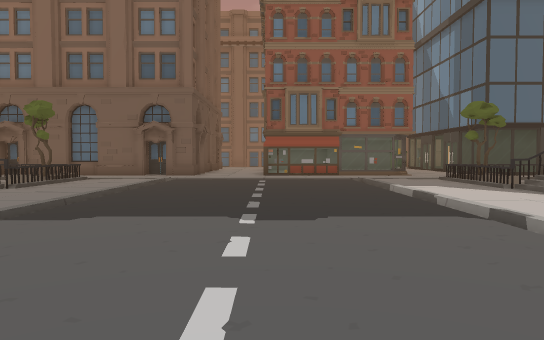
view 1 (above)

24 first-person views from a walk through a 3-D level made in the Unity game engine. The camera is 1.3 m above the floor, tilts 2° down and sees 70° across. The floor is counted in squares, 2 m on a side. Each view is taken from the middle of a square. On the plan, view 1 faces up. The plan holds only what a view shows up to about 11 squares ahead; the rest is blank. The place goes on beyond the plan. The player is left out. Some animated figures are not drawn.

view 2
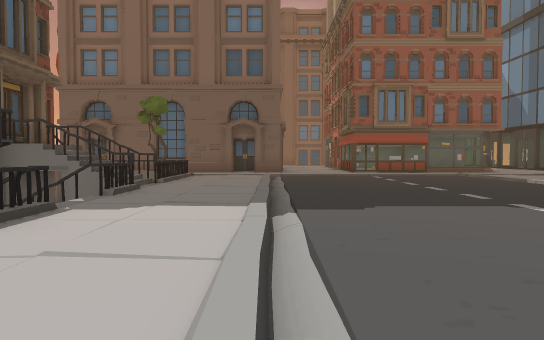

view 3
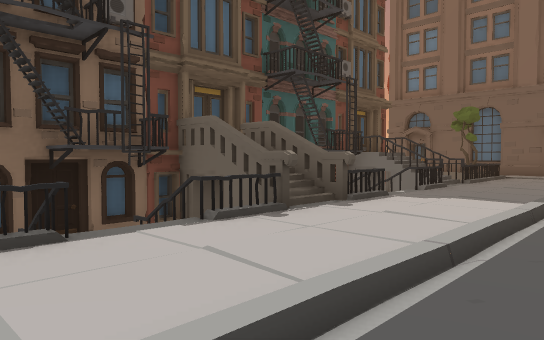

view 4
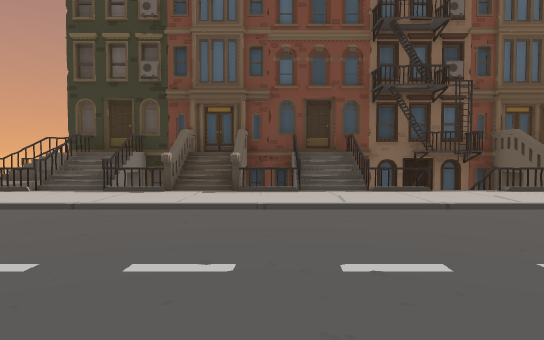

view 5
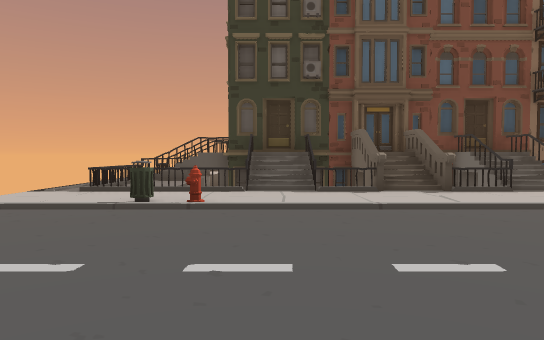

view 6
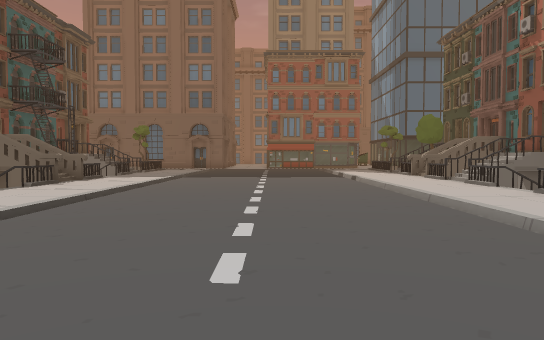

view 7
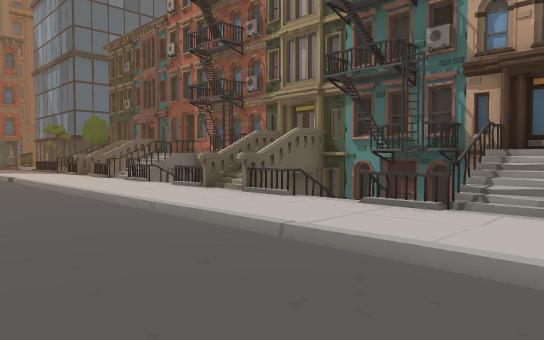

view 8
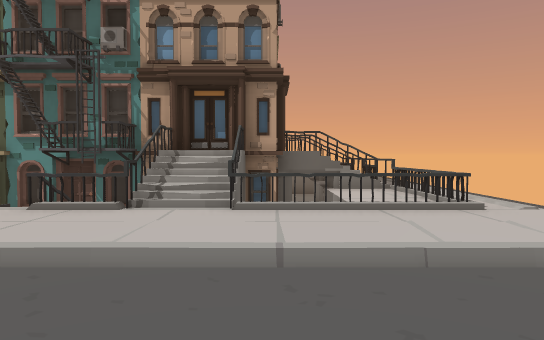

view 9
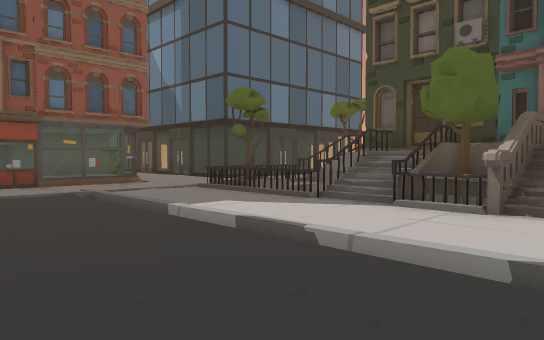

view 10
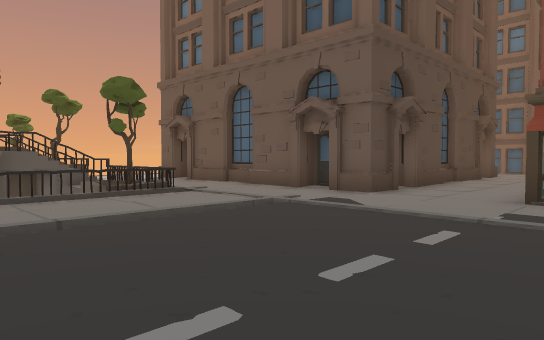

view 11
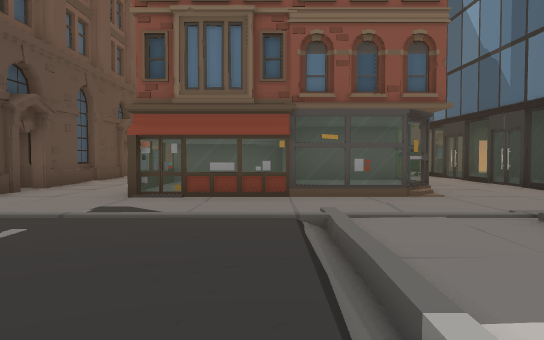

view 12
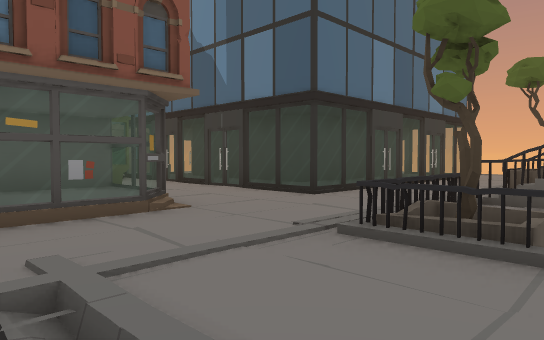

view 13
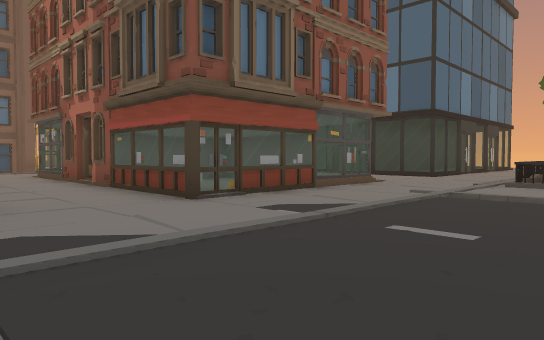

view 14
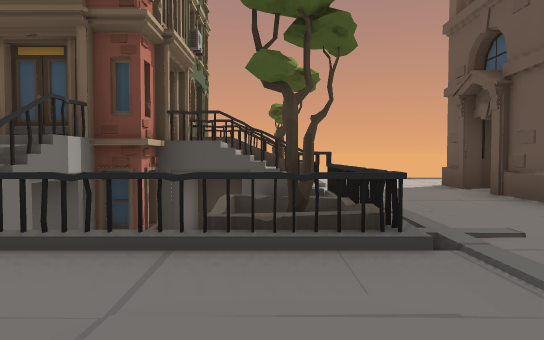

view 15
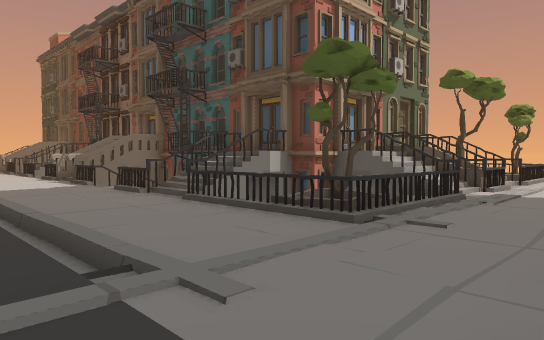

view 16
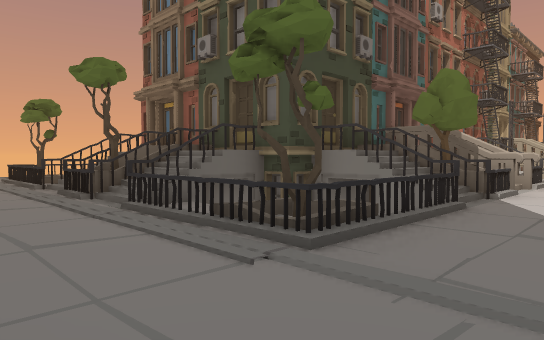

view 17
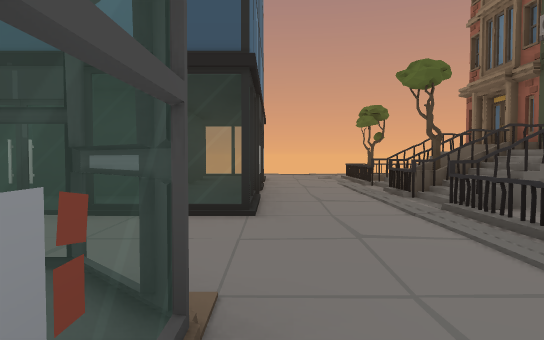

view 18
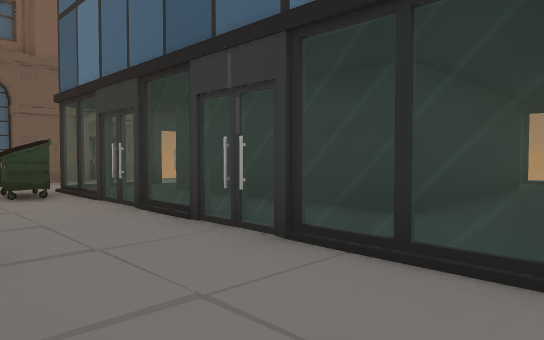

view 19
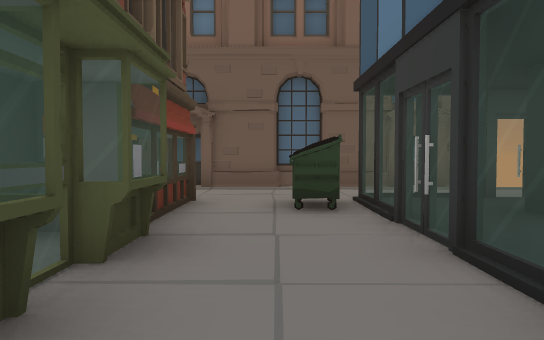

view 20
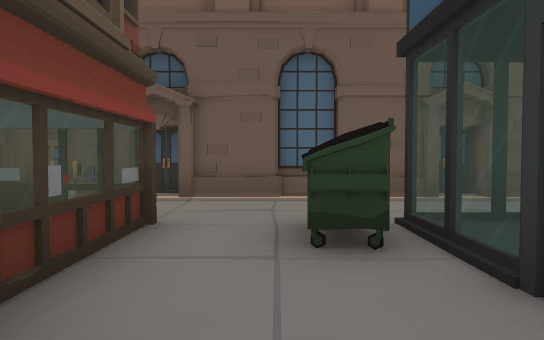

view 21
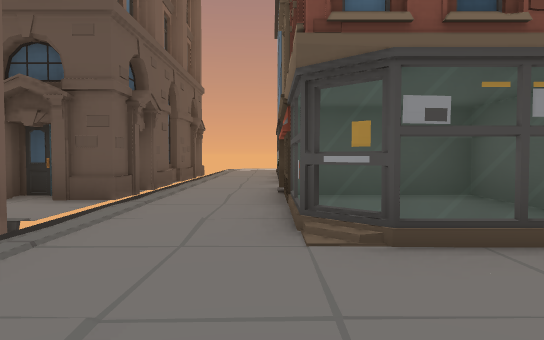

view 22
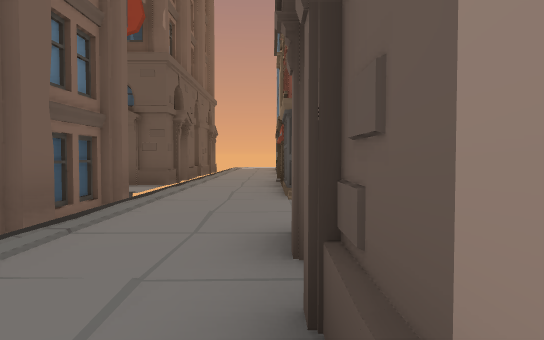

view 23
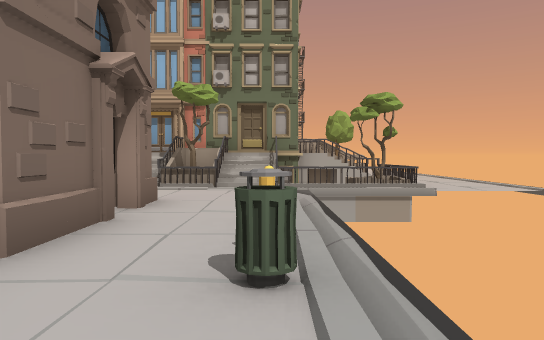

view 24
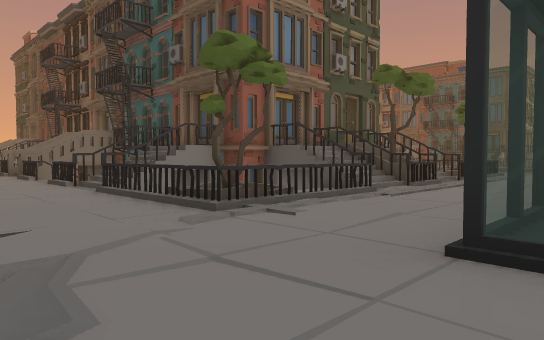

### Floor plan
Key: @ floor where view 1 was taken; # wall or solid block; . main floor; : floor 0.25 m higher than the main floor; - floor 0.25 m lower than the main floor; + floor 0.75 m higher than the main floor; _ floor 1.5 m lower than the main floor; / step, stairs or slope; = window, fence, low wall or low ledge; ^ raised ledge; v drop or lower ground; O other object.
Columns run from 17 left of view 1 to 17 right of it. Each row starts with its distance up from view 1.
 25                  #  #
 24                ###..##     #
 23                #v---########
 22             ................
 21            .................
 20            ####..=====..#===
 19      .        #..=:# =...=##
 18      ..       #..#####=..=#
 17      #.       #..### =...=#
 16      O.#      #..#####=..=#
 15      ..#      #..=:#:=...######=.
 14      ..########..=====...=====#=../
 13      /............................/
 12      /............................-
 11 ....^/#^.^..=./.......=O^..^.^.=../
 10 ..#O ^^O+^ O=./.......:O^#^O+^ O..
  9 ..v v^^^^# =///.......v v^^^^# =..
  8 ..= ###^^^##/./.......###^^###==..
  7          ^#=../.......:##    #=/..
  6          ###///.......^O#    # =..
  5          #  ../.......###    # v.
  4          # v///.......##     # v.
  3          ###=./.......##     #^^.
  2          ##=../.......###      /.
  1          ###/./.......=#       #
  0          #  ../..@....==
 -1          # v///........
 -2          ###/./.......##
 -3          ##=../.......##
 -4          ###/./.......###
 -5          ###/./.......==#^
 -6          ###///........-^^
 -7          ^##/./.......###
 -8          ^#=../.......###
 -9          ###/.O.......=##^
-10          #_=///.......v__###
-11          #v=///.   ...=vv###
-12          ///../      ../////

Positions as (right, up) in squares from view 1, and headings:
1: (0, 0), facing up
2: (-3, 0), facing up
3: (-2, -2), facing up-left
4: (2, -4), facing left
5: (2, -8), facing left
6: (0, -8), facing up
7: (0, -9), facing up-right
8: (0, -9), facing right
9: (0, 4), facing up-right
10: (1, 7), facing up-left
11: (2, 7), facing up
12: (2, 9), facing up-right
13: (-3, 9), facing up-right
14: (-3, 10), facing left
15: (-2, 13), facing down-left
16: (3, 13), facing down-right
17: (3, 13), facing right
18: (5, 13), facing up-right
19: (6, 15), facing up
20: (6, 17), facing up
21: (-3, 21), facing right
22: (-6, 21), facing right
23: (-12, 19), facing down
24: (17, 14), facing down-left
